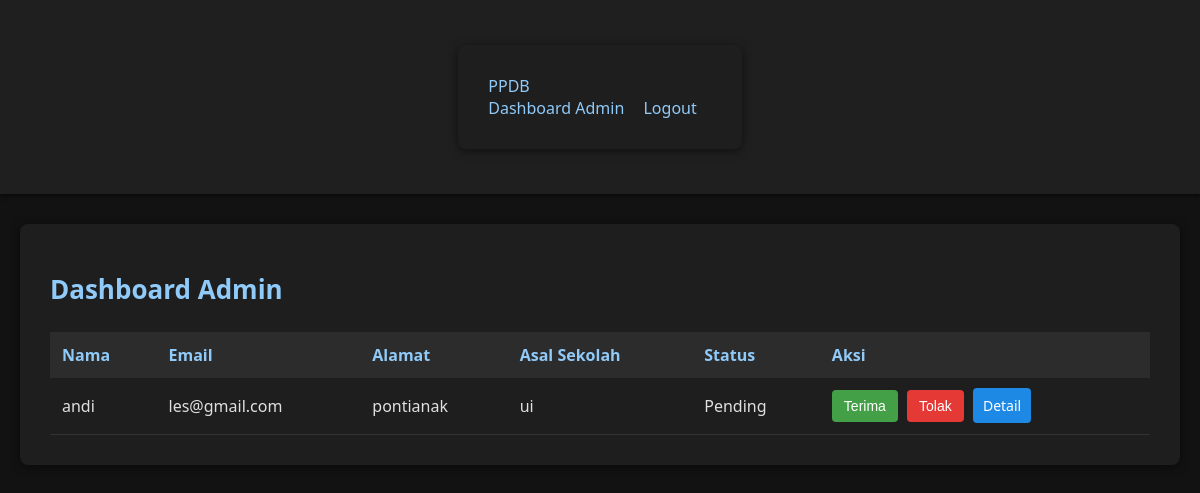
Page /dashboard_admin (signed in) on the earlier database version.
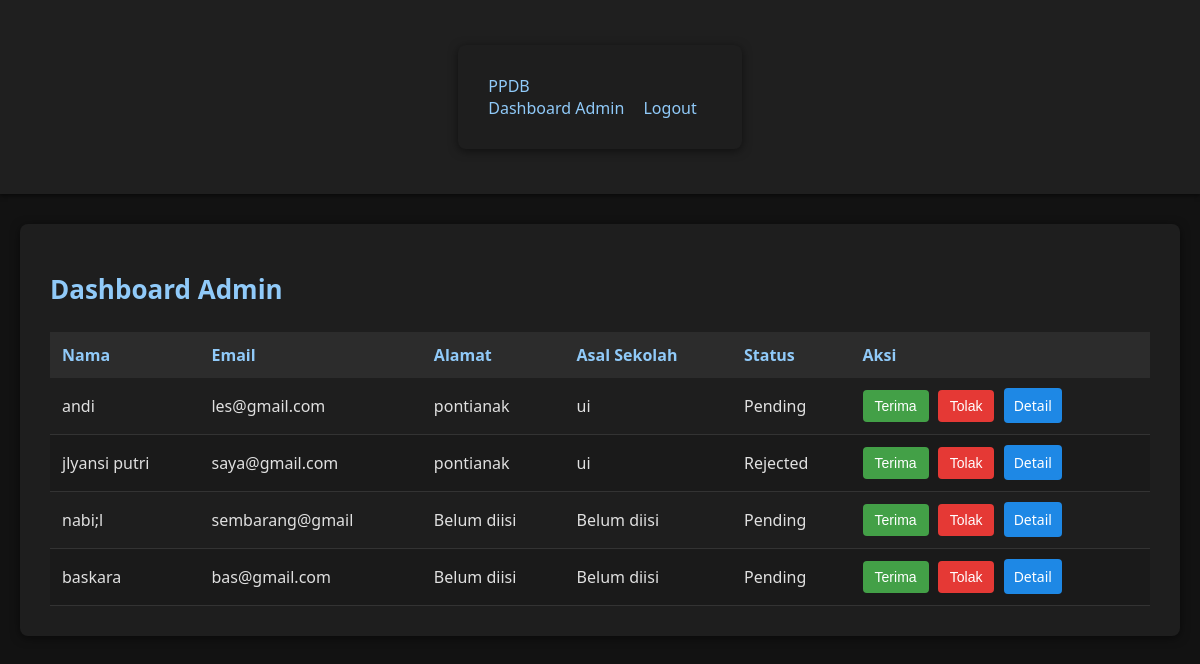
Same page on the later database version.
### models.py (models this page shows)
class User(db.Model):
    id = db.Column(db.Integer, primary_key=True)
    name = db.Column(db.String(100), nullable=False)
    email = db.Column(db.String(100), unique=True, nullable=False)
    password = db.Column(db.String(100), nullable=False)
    status = db.Column(db.String(20), default='Pending')  # Pending, Approved, Rejected
    school = db.Column(db.String(100), nullable=True)  # Asal sekolah
    address = db.Column(db.String(200), nullable=True)  # Alamat
    birth_date = db.Column(db.Date, nullable=True)  # Tanggal lahir
    phone = db.Column(db.String(15), nullable=True)  # Nomor telepon
    gender = db.Column(db.String(20), nullable=True)  # Jenis kelamin
    hobby = db.Column(db.String(200), nullable=True)  # Hobi
    parent_name = db.Column(db.String(100), nullable=True)  # Nama orang tua/wali
    parent_job = db.Column(db.String(100), nullable=True)  # Pekerjaan orang tua/wali
    created_at = db.Column(db.DateTime, default=datetime.utcnow)  # Waktu pendaftaran

### app.py (the view, shortened to what this page needs)
@app.route('/dashboard_admin', methods=['GET', 'POST'])
def dashboard_admin():
    if 'admin_id' not in session:
        flash('Anda harus login sebagai admin untuk mengakses halaman ini.')
        return redirect(url_for('login'))
    users = User.query.all()
    return render_template('dashboard_admin.html', users=users)

### templates/dashboard_admin.html (shortened to what this page needs)
<!DOCTYPE html>
<html>
<head>
    <link rel="stylesheet" type="text/css" href="{{ url_for('static', filename='css/admin.css') }}">
</head>
<body>
    <nav class="navbar">
        <div class="container">
            <a href="/" class="navbar-brand">PPDB</a>
            <div class="navbar-links">
                <a href="/dashboard_admin">Dashboard Admin</a>
                <a href="/logout">Logout</a>
            </div>
        </div>
    </nav>
    <div class="container">
        <h1>Dashboard Admin</h1>
        <table>
            <thead>
                <tr>
                    <th>Nama</th>
                    <th>Email</th>
                    <th>Alamat</th>
                    <th>Asal Sekolah</th>
                    <th>Status</th>
                    <th>Aksi</th>
                </tr>
            </thead>
            <tbody>
                {% for user in users %}
                <tr>
                    <td>{{ user.name }}</td>
                    <td>{{ user.email }}</td>
                    <td>{{ user.address or 'Belum diisi' }}</td>
                    <td>{{ user.school or 'Belum diisi' }}</td>
                    <td>{{ user.status }}</td>
                    <td>
                        <form method="POST" style="display: inline;">
                            <button type="submit" name="action" value="approve">Terima</button>
                            <button type="submit" name="action" value="reject">Tolak</button>
                        </form>
                        <a href="{{ url_for('user_detail', user_id=user.id) }}" class="btn-detail">Detail</a>
                    </td>
                </tr>
                {% endfor %}
            </tbody>
        </table>
    </div>
</body>
</html>

### static/css/admin.css (style rules this page uses)
body { margin: 0; font-family: 'Segoe UI', sans-serif; background-color: #121212; color: #e0e0e0; }
.navbar { background-color: #1f1f1f; padding: 15px 30px; display: flex; justify-content: space-between; align-items: center; color: #ffffff; box-shadow: 0 2px 4px rgba(0, 0, 0, 0.5); }
.navbar a { color: #90caf9; text-decoration: none; margin-right: 15px; font-weight: 500; }
.container { max-width: 1100px; margin: 30px auto; background: #1e1e1e; padding: 30px; border-radius: 8px; box-shadow: 0 2px 10px rgba(0, 0, 0, 0.5); }
.container h1 { margin-bottom: 25px; font-size: 26px; color: #90caf9; }
table { width: 100%; border-collapse: collapse; margin-top: 20px; color: #e0e0e0; }
thead { background-color: #2c2c2c; color: #90caf9; }
thead th { padding: 12px; text-align: left; font-weight: 600; }
tbody tr { border-bottom: 1px solid #333; }
tbody tr:nth-child(even) { background-color: #1a1a1a; }
tbody td { padding: 12px; }
button[type="submit"] { padding: 8px 12px; margin-right: 5px; border: none; border-radius: 4px; color: white; cursor: pointer; font-size: 14px; transition: background-color 0.2s; }
button[name="action"][value="approve"] { background-color: #43a047; }
button[name="action"][value="reject"] { background-color: #e53935; }
.btn-detail { background-color: #1e88e5; padding: 8px 10px; border-radius: 4px; color: white; text-decoration: none; font-size: 14px; }

Differences in the rows shown:
added User: name "jlyansi putri", email "saya@gmail.com", address "pontianak", school "ui", status "Rejected"
added User: name "nabi;l", email "sembarang@gmail", address "Belum diisi", school "Belum diisi", status "Pending"
added User: name "baskara", email "bas@gmail.com", address "Belum diisi", school "Belum diisi", status "Pending"
